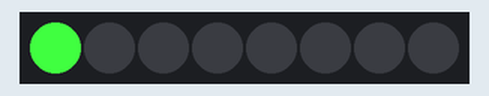
Simulated run of this sketch. Board: Arduino Uno, built with avr-gcc and run on an emulated ATmega328P. Shown: 8 RGB LEDs in strip order, left to right. The strip is taken to match the declared colour order.

Above: at 0.05 s.
At 0.55 s:
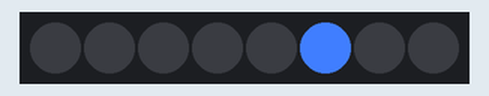
At 1.06 s:
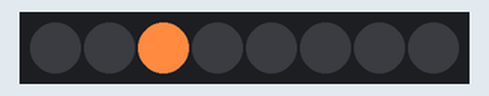
Timing chart, 0 to 40.0 s (numbered marks = the images above):
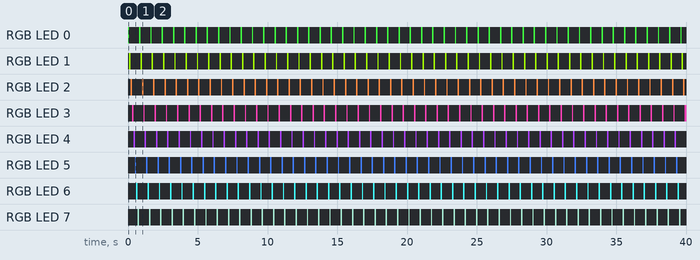

Measured:
- by itself, RGB LED 0: alternates RGB(64, 255, 64) for 0.10 s and off for 0.71 s
- by itself, RGB LED 1: alternates RGB(165, 255, 0) for 0.10 s and off for 0.71 s
- by itself, RGB LED 2: alternates RGB(255, 138, 64) for 0.10 s and off for 0.71 s
- by itself, RGB LED 3: alternates RGB(255, 64, 184) for 0.10 s and off for 0.71 s
- by itself, RGB LED 4: alternates RGB(174, 64, 255) for 0.10 s and off for 0.71 s
- by itself, RGB LED 5: alternates RGB(64, 126, 255) for 0.10 s and off for 0.71 s
- by itself, RGB LED 6: alternates RGB(64, 255, 255) for 0.10 s and off for 0.71 s
- by itself, RGB LED 7: alternates RGB(132, 187, 168) for 0.10 s and off for 0.71 s

The sketch:

Marquee.ino
```cpp
#include "./Adafruit_NeoPixel.h"     //Library file
#define PIN A1                        // Define the pins of the RGB light
#define MAX_LED 8                   //8 RGB light

Adafruit_NeoPixel strip = Adafruit_NeoPixel( MAX_LED, PIN, NEO_RGB + NEO_KHZ800 );

void setup()
{
  // put your setup code here, it will run once:
  strip.begin();
  strip.show();
}

void RGB_Light(int i, int R, int G, int B)
{
  uint32_t color = strip.Color(G, R, B);
  strip.setPixelColor(i, color);
  strip.show();
}

void RGB_OFF()
{
  uint8_t i = 0;
  uint32_t color = strip.Color(0, 0, 0);
  for(i=0;i<MAX_LED;i++)
  {
    strip.setPixelColor(i, color);
  }
    strip.show();
}

void loop()
{
  RGB_Light(0, 255, 64, 64 );
  delay(100);
  RGB_OFF();
  RGB_Light(1, 255, 165, 0 );
  delay(100);
  RGB_OFF();
  RGB_Light(2, 138, 255, 64 );
  delay(100);
  RGB_OFF();
  RGB_Light(3, 64, 255, 184 );
  delay(100);
  RGB_OFF();
  RGB_Light(4, 64, 174, 255 );
  delay(100);
  RGB_OFF();
  RGB_Light(5, 126, 64, 255 );
  delay(100);
  RGB_OFF();
  RGB_Light(6, 255, 64, 255 );
  delay(100);
  RGB_OFF();
  RGB_Light(7, 187, 132, 168 );
  delay(100);
  RGB_OFF();
}
```
